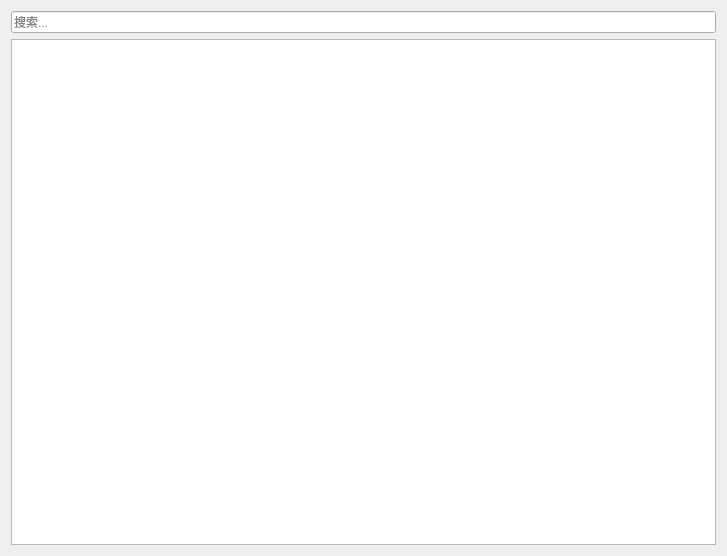
<?xml version="1.0" encoding="UTF-8"?>
<ui version="4.0">
 <class>Form</class>
 <widget class="QWidget" name="Form">
  <property name="geometry">
   <rect>
    <x>0</x>
    <y>0</y>
    <width>727</width>
    <height>556</height>
   </rect>
  </property>
  <property name="windowTitle">
   <string>Form</string>
  </property>
  <layout class="QVBoxLayout" name="verticalLayout">
   <item>
    <widget class="QLineEdit" name="lineEdit">
     <property name="text">
      <string/>
     </property>
     <property name="placeholderText">
      <string>搜索...</string>
     </property>
    </widget>
   </item>
   <item>
    <widget class="QListView" name="listView"/>
   </item>
  </layout>
 </widget>
 <resources/>
 <connections/>
</ui>
